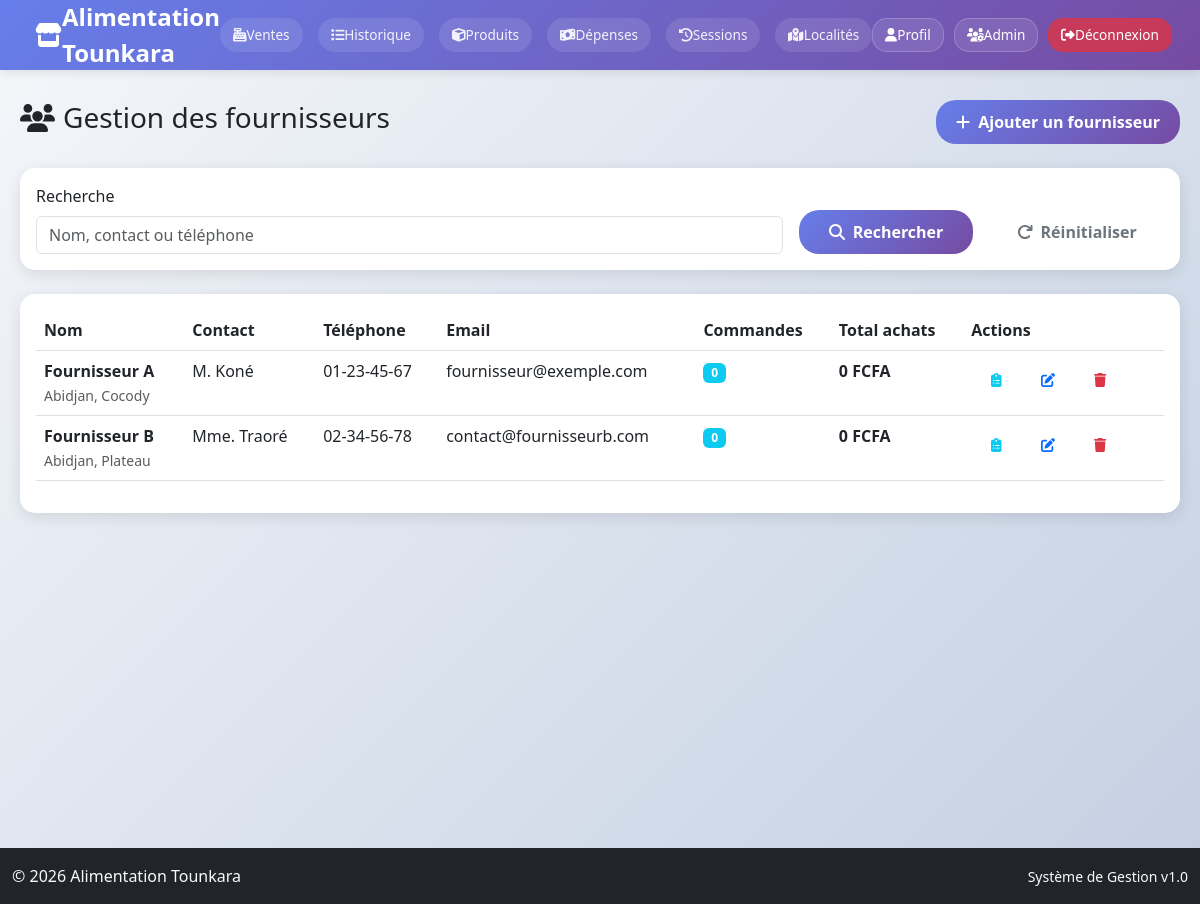
Page /suppliers.php (signed in) on the committed database.
### tables this page shows
CREATE TABLE suppliers (
    id INT AUTO_INCREMENT PRIMARY KEY,
    name VARCHAR(200) NOT NULL,
    contact_person VARCHAR(100),
    phone VARCHAR(20),
    email VARCHAR(100),
    address TEXT,
    created_at TIMESTAMP DEFAULT CURRENT_TIMESTAMP
);

### config/database.php (called while the page is built, shortened)
<?php
function formatMoney($amount) {
    return number_format((float)$amount, 0, ',', ' ') . ' ' . CURRENCY;
}
?>

### suppliers.php (the view, shortened to what this page needs)
<?php
require_once 'config/database.php';
require_once 'includes/header.php';
$action = $_GET['action'] ?? 'list';
require_once 'includes/header.php';
if ($action === 'list') {
    try {
        $query = "SELECT s.*,
                 (SELECT COUNT(*) FROM supplier_orders WHERE supplier_id = s.id) as orders_count,
                 (SELECT SUM(total_amount) FROM supplier_orders WHERE supplier_id = s.id AND status = 'delivered') as total_purchased
                 FROM suppliers s WHERE 1=1";
        $params = [];
        $query .= " ORDER BY s.name ASC";
        $stmt = $pdo->prepare($query);
        $stmt->execute($params);
        $suppliers = $stmt->fetchAll();
    } catch(PDOException $e) {
        $error = 'Erreur: ' . $e->getMessage();
    }
}
?>
<?php if ($action === 'list'): ?>
<div class="row">
    <div class="col-12">
        <div class="d-flex justify-content-between align-items-center mb-4">
            <h1 class="h3">
                <i class="fas fa-users me-2"></i>Gestion des fournisseurs
            </h1>
            <a href="suppliers.php?action=add" class="btn btn-primary">
                <i class="fas fa-plus me-2"></i>Ajouter un fournisseur
            </a>
        </div>
    </div>
</div>
<div class="card mb-4">
    <div class="card-body">
        <form method="GET" class="row g-3">
            <div class="col-md-8">
                <label for="search" class="form-label">Recherche</label>
                <input type="text" class="form-control" id="search" name="search" value="<?php echo htmlspecialchars($_GET['search'] ?? ''); ?>" placeholder="Nom, contact ou téléphone">
            </div>
            <div class="col-md-2 d-flex align-items-end">
                <button type="submit" class="btn btn-primary w-100">
                    <i class="fas fa-search me-2"></i>Rechercher
                </button>
            </div>
            <div class="col-md-2 d-flex align-items-end">
                <a href="suppliers.php" class="btn btn-outline-secondary w-100">
                    <i class="fas fa-redo me-2"></i>Réinitialiser
                </a>
            </div>
        </form>
    </div>
</div>
<div class="card">
    <div class="card-body">
        <?php if (empty($suppliers)): ?>
            <p class="text-muted text-center">Aucun fournisseur trouvé</p>
        <?php else: ?>
            <div class="table-responsive">
                <table class="table table-hover">
                    <thead>
                        <tr>
                            <th>Nom</th>
                            <th>Contact</th>
                            <th>Téléphone</th>
                            <th>Email</th>
                            <th>Commandes</th>
                            <th>Total achats</th>
                            <th>Actions</th>
                        </tr>
                    </thead>
                    <tbody>
                        <?php foreach ($suppliers as $supplier): ?>
                        <tr>
                            <td>
                                <strong><?php echo htmlspecialchars($supplier['name']); ?></strong>
                                <?php if ($supplier['address']): ?>
                                    <br><small class="text-muted"><?php echo htmlspecialchars($supplier['address']); ?></small>
                                <?php endif; ?>
                            </td>
                            <td><?php echo htmlspecialchars($supplier['contact_person'] ?: 'N/A'); ?></td>
                            <td><?php echo htmlspecialchars($supplier['phone'] ?: 'N/A'); ?></td>
                            <td><?php echo htmlspecialchars($supplier['email'] ?: 'N/A'); ?></td>
                            <td>
                                <span class="badge bg-info"><?php echo $supplier['orders_count']; ?></span>
                            </td>
                            <td class="fw-bold"><?php echo formatMoney($supplier['total_purchased'] ?: 0); ?></td>
                            <td>
                                <div class="btn-group btn-group-sm">
                                    <a href="supplier_orders.php?supplier_id=<?php echo $supplier['id']; ?>" class="btn btn-outline-info" title="Voir les commandes">
                                        <i class="fas fa-clipboard-list"></i>
                                    </a>
                                    <a href="suppliers.php?action=edit&id=<?php echo $supplier['id']; ?>" class="btn btn-outline-primary" title="Modifier">
                                        <i class="fas fa-edit"></i>
                                    </a>
                                    <button onclick="confirmDeleteSupplier(<?php echo $supplier['id']; ?>)" class="btn btn-outline-danger" title="Supprimer">
                                        <i class="fas fa-trash"></i>
                                    </button>
                                </div>
                            </td>
                        </tr>
                        <?php endforeach; ?>
                    </tbody>
                </table>
            </div>
        <?php endif; ?>
    </div>
</div>
<?php endif; ?>
<?php require_once 'includes/footer.php'; ?>

### includes/header.php (style rules this page uses)
:root { --primary-color: #667eea; --secondary-color: #764ba2; --success-color: #4facfe; --danger-color: #f5576c; --dark-color: #2c3e50; --light-color: #f8f9fa; }
* { margin: 0; padding: 0; box-sizing: border-box; }
body { font-family: 'Segoe UI', Tahoma, Geneva, Verdana, sans-serif; background: linear-gradient(135deg, #f5f7fa 0%, #c3cfe2 100%); min-height: 100vh; padding-top: 70px; }
.card { border: none; border-radius: 15px; box-shadow: 0 4px 15px rgba(0,0,0,0.1); background: white; margin-bottom: 20px; }
.btn { border-radius: 20px; font-weight: 600; padding: 10px 20px; border: none; transition: all 0.3s ease; }
.btn-primary { background: linear-gradient(135deg, var(--primary-color) 0%, var(--secondary-color) 100%); color: white; }

### rows in the picture
suppliers: name "Fournisseur A", address "Abidjan, Cocody", contact_person "M. Koné", phone "01-23-45-67", email "fournisseur@exemple.com", orders_count "0", total_purchased "0 FCFA"
suppliers: name "Fournisseur B", address "Abidjan, Plateau", contact_person "Mme. Traoré", phone "02-34-56-78", email "contact@fournisseurb.com", orders_count "0", total_purchased "0 FCFA"

### other values in the picture
SITE_NAME "Alimentation Tounkara"
